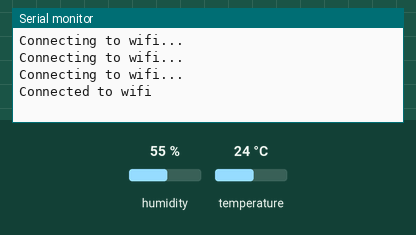
Simulated run of this sketch. Board: ESP8266 (NodeMCU). Shown: the last lines printed to the serial monitor. Inputs (shaded band) come from the test bench; at power-on: humidity 55 %, temperature 24 °C. WiFi joins after 1.5 s; servers stay silent unless stated; uploads are accepted with an empty reply.

Above: at 2.7 s.
2.8 s: humidity set to 22 %
At 5.2 s:
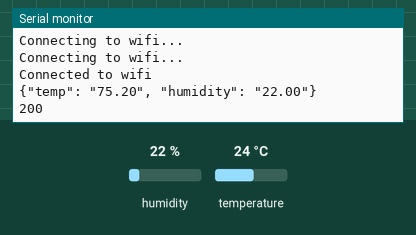
13.4 s: temperature set to 12 °C
At 15.9 s:
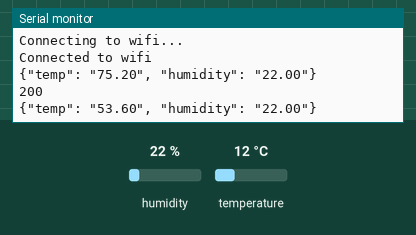
24.0 s: humidity set to 40 %
At 29.1 s:
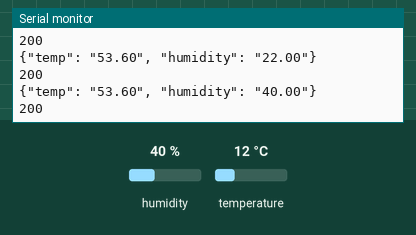

The sketch:

a4try2.ino
```cpp
#include "DHT.h"
#include <ESP8266WiFi.h>
#include <ESP8266HTTPClient.h>
#define SERVER_IP "http://comp590-a2.herokuapp.com/post/env"
#define STASSID "abbi"
#define STAPSK "hotspot1"

DHT dht(4, DHT11); //note: Node MCU’s D2 is raw pin #4. (see pin mapping)
void setup() {
  Serial.begin(115200);
  WiFi.begin(STASSID, STAPSK);
  while (WiFi.status() != WL_CONNECTED){
    delay(500);
    Serial.println("Connecting to wifi...");
  }
  Serial.println("Connected to wifi");
  pinMode(4, INPUT);
  dht.begin();
}
void loop() {
  WiFiClient client;
  HTTPClient http;
  delay(2000);
  float h = dht.readHumidity();
  float t = dht.readTemperature(true);
  if(isnan(h) || isnan(t)){
    Serial.println(F("Failed to read from DHT sensor!"));
  }
  else{
    //Serial.println(h);
   // Serial.println(t);

    char info[40];
    sprintf(info, "{\"temp\": \"%.2f\", \"humidity\": \"%.2f\"}", t, h);
    Serial.println(info);

    if ((WiFi.status() == WL_CONNECTED)) {
      http.begin(client, SERVER_IP);
      http.addHeader("Content-Type", "application/json");
      int r = http.POST(info);
      Serial.println(r);
      http.end();
    }
  }
  delay(10000);
}
```

Measured:
- after the input at 2.8 s, the serial monitor: prints a new line after 0.73 s (image 1)
- after the input at 13.4 s, the serial monitor: prints a new line after 2.3 s (image 2)
- after the input at 24.0 s, the serial monitor: prints a new line after 4.0 s (image 3)
